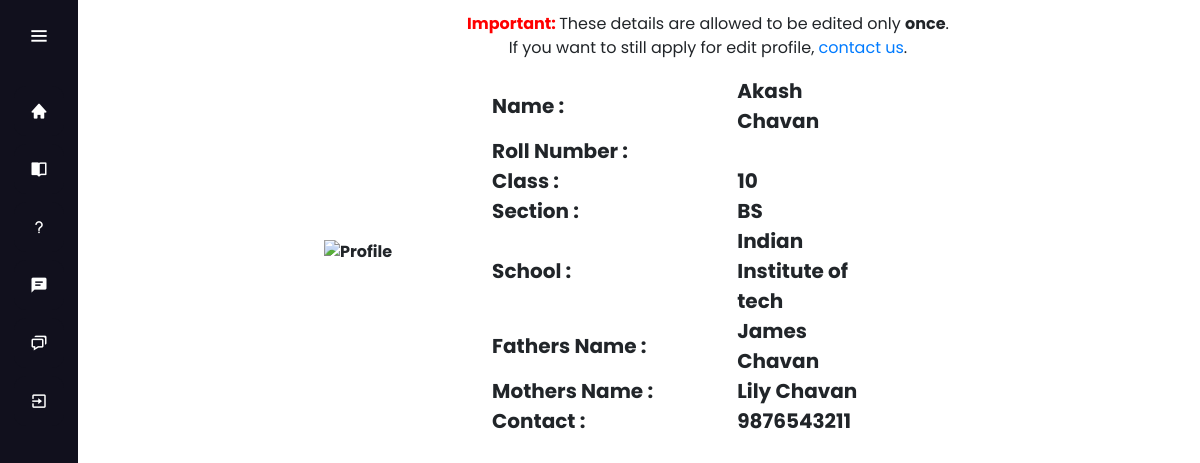
Page /profile/edit/ (signed in) on the committed database.
### loginapp/models.py (models this page shows)
class USER_SIGNUP_DATABASE(models.Model):
	first_name = models.CharField(max_length=NAME_LIMIT)
	last_name = models.CharField(max_length=NAME_LIMIT)
	user_class = models.CharField(max_length=USER_CLASS["class_length"])
	user_section = models.CharField(max_length=USER_CLASS["section_length"])
	user_contact = models.CharField(max_length=USER_CONTACT["contact_length"][1])
	user_r_number = models.CharField(max_length=R_NUMBER["number_length"][1])
	school_name = models.TextField()
	user_category = models.CharField(max_length=USER_CATEGORY["length_limit"])
	email_address = models.EmailField()
	password = models.BinaryField(max_length=PASSWORD_LENGTH["length_range"][1])
	user_created_time = models.DateTimeField(auto_now_add=True)
	verfied_user = models.BooleanField(default=False)
	connected_to = models.OneToOneField("loginapp.TEACHER_CODE_MAPPING", on_delete=models.CASCADE, null=True) # For students it will be "None"
	class_course_field = models.OneToOneField("courseapp.CLASS_COURSES_MAPPING", on_delete=models.CASCADE, null=True)  # For teachers it will be "None"

### profileapp/models.py (models this page shows)
class USER_PROFILE_DATABASE(models.Model):
	edit_once = models.BooleanField(default=False)
	user_signup_db_mapping = models.OneToOneField("loginapp.USER_SIGNUP_DATABASE", on_delete=models.CASCADE)
	user_profile_photo = models.FileField(upload_to="image/", null=True, verbose_name="", default=f"{MEDIA_ROOT}/image/profile_photo.jpg")
	father_name = models.CharField(max_length=NAME_LIMIT, default="")
	mother_name = models.CharField(max_length=NAME_LIMIT, default="")

### profileapp/views.py (the view)
# urls.py: path("profile/edit/", profile_views.editProfilePage),
def editProfilePage(request):
	if request.POST or len(request.POST) > 0:
		return HttpResponse(f'''<body><script>alert("Some error occured: Incorrect Http Method")</script><meta http-equiv="refresh" content='0; url="/profile/"'/></body>''')
	csrf_token = csrf.get_token(request)
	active_status = False
	user_id = None
	if request.session.has_key('user_id'):
		active_status = True
		user_id = request.session["user_id"]
	if active_status:
		extract_user__user_signup_database = login_models.USER_SIGNUP_DATABASE.objects.get(id=user_id)
		extract_user__user_profile_database = profile_models.USER_PROFILE_DATABASE.objects.get(user_signup_db_mapping=extract_user__user_signup_database)
		if not extract_user__user_profile_database.edit_once:
			if extract_user__user_signup_database.user_category == "TEACHER":
				return render(request, "edit_profile_teacher_page.html", {"MEDIA_URL":MEDIA_URL,"profile_data":extract_user__user_profile_database,"csrf_token":csrf_token})
			if extract_user__user_signup_database.user_category == "STUDENT":
				return render(request, "edit_profile_student_page.html", {"MEDIA_URL":MEDIA_URL,"profile_data":extract_user__user_profile_database,"csrf_token":csrf_token})
		else:
			return render(request, "edit_page_not_allowed.html", {"user_category":extract_user__user_signup_database.user_category, "preview_user": extract_user__user_signup_database, "preview_profile": extract_user__user_profile_database})
	else:
		return HttpResponse(f'''<body><meta http-equiv="refresh" content='0; url="/login/"'/></body>''')

### Templates/edit_page_not_allowed.html (shortened to what this page needs)
<!DOCTYPE html>
<html lang="en" dir="ltr">
  <head>
    {% load static %}
    <link rel="stylesheet" href="{% static 'homepage.css' %}">
    <link href='https://unpkg.com/boxicons@2.0.7/css/boxicons.min.css' rel='stylesheet'>
    <link rel="stylesheet" href="https://cdn.jsdelivr.net/npm/bootstrap@4.3.1/dist/css/bootstrap.min.css">
   </head>
<body>
  <div class="sidebar">
    <div class="logo-details">
        <i class='bx bx-menu' id="btn" ></i>
    </div>
    <ul class="nav-list">
      <li>
       <a href="/profile/">
        <i class='bx bxs-home'></i>
       </a>
     </li>
     <li>
       <a href="/lecture/">
        <i class='bx bxs-book-open'></i>
       </a>
     </li>
     <li>
       <a href="/test/">
        <i class='bx bx-question-mark'></i>
       </a>
     </li>
     <li>
       <a href="/forum/">
        <i class='bx bxs-comment-detail' ></i>
       </a>
     </li>
     <li>
       <a href="/news/">
        <i class='bx bx-chat' ></i>
       </a>
     </li>
     <li>
       <a href="/exit/">
        <i class='bx bx-exit'></i>
       </a>
     </li>
    </ul>
  </div>
  <div class="main">
<div class="edit-profile-main">
    <p style="text-align: center" ><span style="color:red; font-weight:bold" >Important: </span>These details are allowed to be edited only <span style="font-weight: bold;">once</span>.<br>If you want to still apply for edit profile, <a href="/contact/">contact us</a>.</p>
    <section class="edit-profile-section">
      <table class="edit-details-table" >
          <tr style= " text-align: left;">
            <th style="width:30%"><a  class="edit-profile-bot"><label for="fileField">
              <img src="{{MEDIA_URL}}{{preview_profile.user_profile_photo}}" alt="Profile" height="100px" width="100px"></label>
            <th>
              <table>
                  <tr>
                  <th class="profile-data" style="width:50%"><a >Name : </a></th>
                  <th class= "profile-data student-name" style="width:30%">{{preview_user.first_name}} {{preview_user.last_name}}</th>
                  </tr>
                  <tr>
                      {% if user_category == "STUDENT" %}
                      <th class="profile-data" style="width:50%">Roll Number :</th>
                      {% endif %}
                      <th class="profile-data student-roll-number" style="width:10%">{{preview_user.r_number}}</th>
                      </tr>
                  <tr>
                  <th class="profile-data" style="width:50%">Class :</th>
                  <th class="profile-data student-class" style="width:10%">{{preview_user.user_class}}</th>
                  </tr>
                  <tr>
                    <th class="profile-data" style="width:50%">Section :</th>
                    <th class="profile-data student-class" style="width:10%">{{preview_user.user_section}}</th>
                    </tr>
                  <tr>
                      <th class="profile-data" style="width:30%">School :</th>
                      <th class="profile-data student-school" style="width:10%">{{preview_user.school_name}}</th>
                      </tr>
                      {% if user_category == "STUDENT" %}
                      <tr>
                        <th class="profile-data" style="width:50%"><a >Fathers Name : </a></th>
                        <th class= "profile-data student-name" style="width:30%">{{preview_profile.father_name}}</th>
                        </tr>
                        <tr>
                          <th class="profile-data" style="width:50%"><a >Mothers Name : </a></th>
                          <th class= "profile-data student-name" style="width:30%">{{preview_profile.mother_name}}</th>
                          </tr>
                     {% endif %}
                        <tr>
                            <th class="profile-data" style="width:50%">Contact :</th>
                            <th class="profile-data student-roll-number" style="width:10%">{{preview_user.user_contact}}</th>
                            </tr>
              </table>
          </tr>
        </table>
    </section>
  </div>
  </div>
  {% load static %}
</body>
</html>

### Templates/static/homepage.css (style rules this page uses)
* { margin: 0; padding: 0; box-sizing: border-box; font-family: "Poppins" , sans-serif; }
.sidebar { position: fixed; left: 0; top: 0; height: 100%; width: 78px; background: #11101D; padding: 6px 14px; z-index: 99; transition: all 0.5s ease; }
.sidebar .logo-details { height: 60px; display: flex; align-items: center; position: relative; }
.sidebar .logo-details #btn { position: absolute; top: 50%; right: 0; transform: translateY(-50%); font-size: 22px; transition: all 0.4s ease; font-size: 23px; text-align: center; cursor: pointer; transition: all 0.5s ease; }
.sidebar i { color: #fff; height: 60px; min-width: 50px; font-size: 28px; text-align: center; line-height: 60px; }
.sidebar .nav-list { margin-top: 20px; height: 100%; }
.sidebar li { position: relative; margin: 8px 0; list-style: none; }
.sidebar li a { display: flex; height: 100%; width: 100%; border-radius: 12px; align-items: center; text-decoration: none; transition: all 0.4s ease; background: #11101D; }
.sidebar li i { height: 50px; line-height: 50px; font-size: 18px; border-radius: 12px; }
.main, .edit-profile-main { margin-left : 15%; margin-top : 1%; margin-right : 5%; }
.profile-data { font-size: 20px; }

### rows in the picture
USER_SIGNUP_DATABASE: first_name "Akash", last_name "Chavan", user_class "10", user_section "BS", school_name "Indian Institute of tech", user_contact "9876543211"
USER_PROFILE_DATABASE: father_name "James Chavan", mother_name "Lily Chavan"
